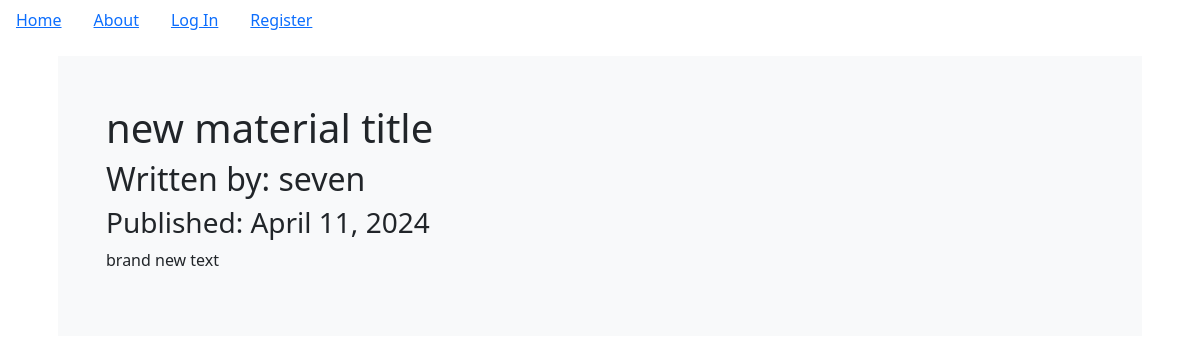
The page /1 on the database its author committed.
### puppycompanyblog/models.py (models this page shows, shortened)
class BlogPost(db.Model):
    users = db.relationship(User)
    id = db.Column(db.Integer, primary_key = True)
    user_id = db.Column(db.Integer, db.ForeignKey('users.id'), nullable = False)
    date = db.Column(db.DateTime, nullable = False, default = datetime.now(timezone.utc))
    title = db.Column(db.String(140), nullable = False)
    text = db.Column(db.Text, nullable = False)

class User(db.Model, UserMixin):
    __tablename__ = 'users'
    id = db.Column(db.Integer, primary_key = True)
    profile_image = db.Column(db.String(64), nullable = False, default = 'default_profile.png')
    email = db.Column(db.String(64), unique = True, index = True)
    username = db.Column(db.String(64), unique = True, index = True)
    password_hash = db.Column(db.String(128))
    posts = db.relationship('BlogPost', backref = 'author', lazy = True)

### puppycompanyblog/users/views.py (the view)
@users.route('/<username>')
def user_posts(username):
    page = request.args.get('page', 1, type = int)
    user = User.query.filter_by(username = username).first_or_404()
    blog_posts = BlogPost.query.filter_by(author = user).order_by(BlogPost.date.desc()).paginate(page = page, per_page = 5)
    return render_template('user_blog_posts.html', blog_posts = blog_posts, user = user)

### puppycompanyblog/blog_posts/views.py (called while the page is built)
@blog_posts.route('/<int:blog_post_id>')
def blog_post(blog_post_id):
    blog_post = BlogPost.query.get_or_404(blog_post_id)
    return render_template('blog_post.html', title = blog_post.title, date = blog_post.date, post = blog_post)

### puppycompanyblog/templates/blog_post.html (shortened to what this page needs)
{% extends "base.html" %}
{% block content %}
    <div class="bg-light p-5 rounded-lg m-3">
        <h1>{{post.title}}</h1>
        <h2>Written by: {{post.author.username}}</h2>
        <h3>Published: {{post.date.strftime('%B %d, %Y')}}</h3>
        <p>{{post.text}}</p>
    </div>
{% endblock %}

### rows shown on the page
BlogPost: title "new material title", date "April 11, 2024", text "brand new text"
User: author.username "seven"
